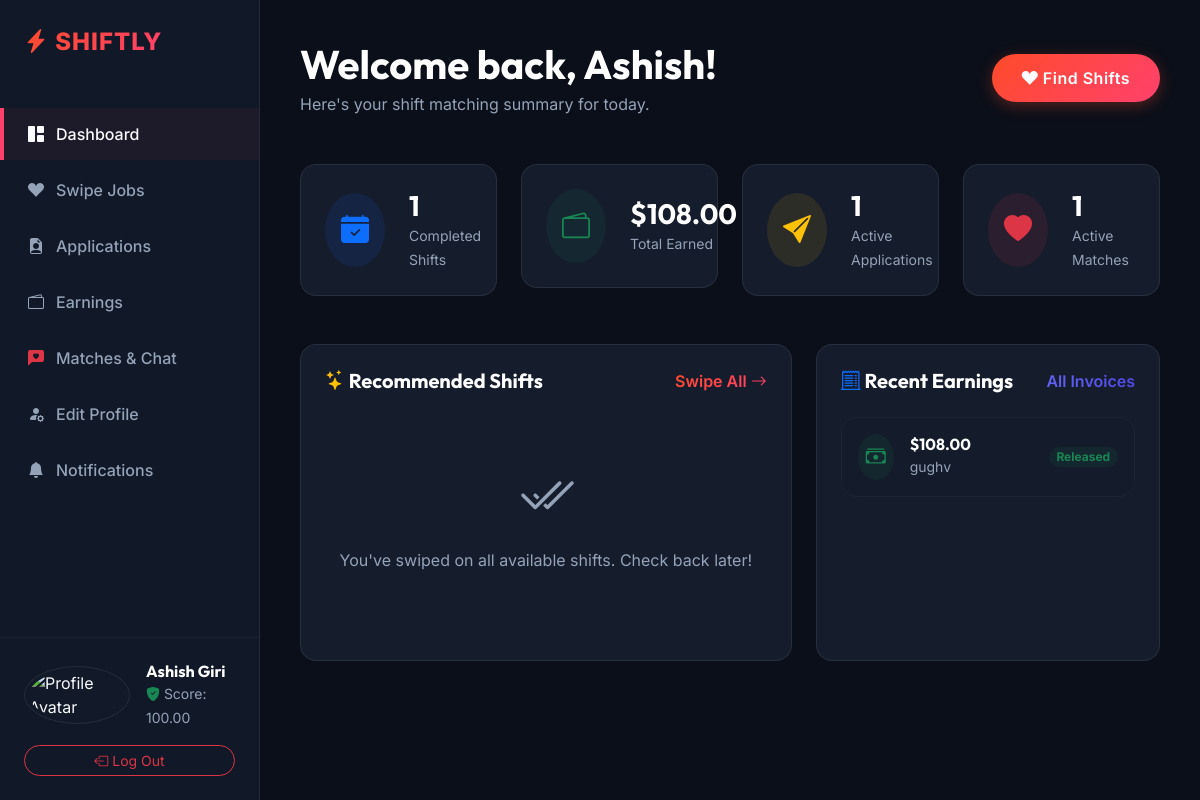
Page /api/v1/students/dashboard/ (signed in) on the earlier database version.
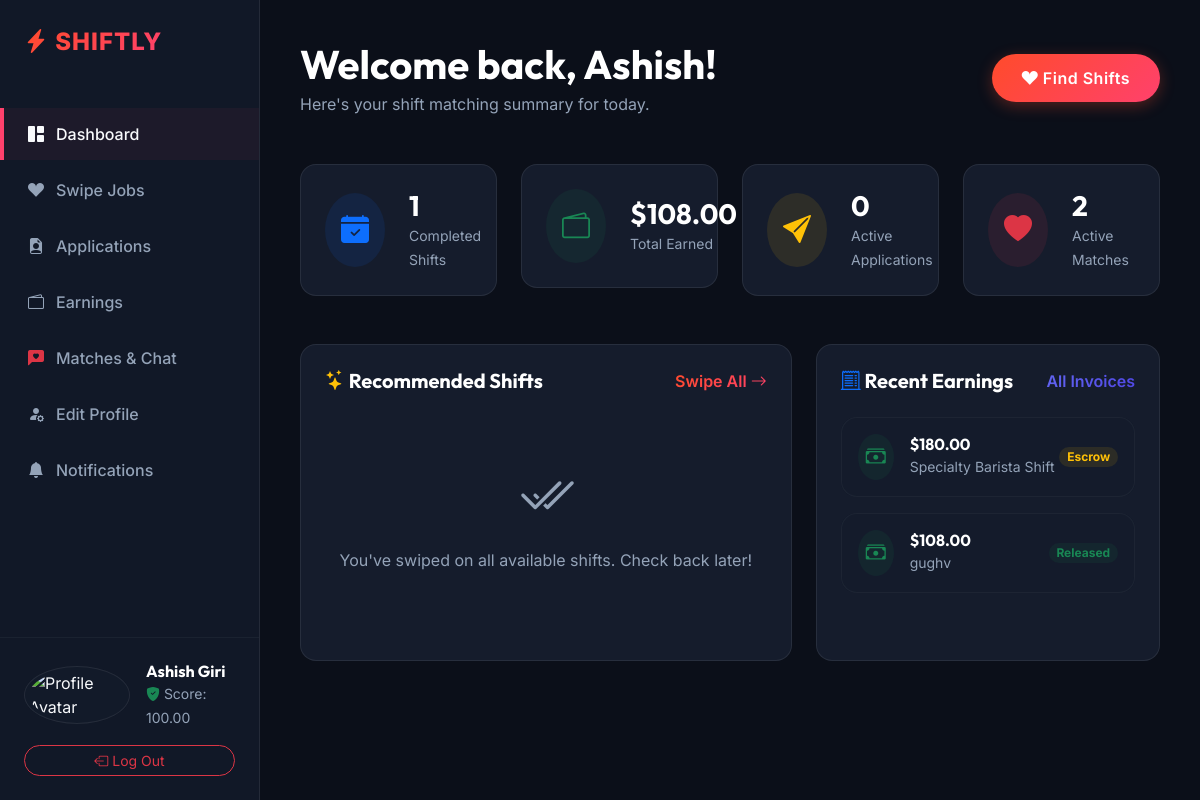
Same page on the later database version.
### businesses/models.py (models this page shows, shortened)
class Earning(models.Model):
    class PaymentStatus(models.TextChoices):
        PENDING = 'pending', 'Pending'
        ESCROW = 'escrow', 'Escrow'
        RELEASED = 'released', 'Released'
        REFUNDED = 'refunded', 'Refunded'
        FAILED = 'failed', 'Failed'
    student = models.ForeignKey('students.StudentProfile', on_delete=models.RESTRICT, related_name='earnings')
    business = models.ForeignKey(BusinessProfile, on_delete=models.RESTRICT, related_name='payments')
    job = models.ForeignKey('jobs.JobPosting', on_delete=models.RESTRICT, related_name='earnings')
    gross_amount = models.DecimalField(max_digits=10, decimal_places=2)
    platform_fee = models.DecimalField(max_digits=10, decimal_places=2)
    net_amount = models.DecimalField(max_digits=10, decimal_places=2)
    payment_status = models.CharField(
        max_length=20,
        choices=PaymentStatus.choices,
        default=PaymentStatus.PENDING
    )
    payout_method = models.CharField(max_length=50, blank=True, null=True)
    transaction_reference = models.CharField(max_length=100, unique=True, blank=True, null=True)
    created_at = models.DateTimeField(auto_now_add=True)
    updated_at = models.DateTimeField(auto_now=True)

### jobs/models.py (models this page shows, shortened)
class JobPosting(models.Model):
    class WorkType(models.TextChoices):
        REMOTE = 'remote', 'Remote'
        HYBRID = 'hybrid', 'Hybrid'
        ONSITE = 'onsite', 'Onsite'
    class RateType(models.TextChoices):
        HOURLY = 'hourly', 'Hourly'
        FIXED = 'fixed', 'Fixed'
    class JobStatus(models.TextChoices):
        DRAFT = 'draft', 'Draft'
        ACTIVE = 'active', 'Active'
        FILLED = 'filled', 'Filled'
        ARCHIVED = 'archived', 'Archived'
        CANCELLED = 'cancelled', 'Cancelled'
    uuid = models.UUIDField(default=uuid.uuid4, editable=False, unique=True)
    business = models.ForeignKey(BusinessProfile, on_delete=models.RESTRICT, related_name='jobs')
    title = models.CharField(max_length=255)
    description = models.TextField()
    work_type = models.CharField(max_length=20, choices=WorkType.choices, default=WorkType.ONSITE)
    location_name = models.CharField(max_length=255)
    latitude = models.DecimalField(max_digits=10, decimal_places=8)
    longitude = models.DecimalField(max_digits=11, decimal_places=8)
    base_pay = models.DecimalField(max_digits=10, decimal_places=2)
    rate_type = models.CharField(max_length=20, choices=RateType.choices, default=RateType.HOURLY)
    start_date = models.DateField()
    end_date = models.DateField()
    shift_start_time = models.TimeField()
    shift_end_time = models.TimeField()
    slots_available = models.PositiveIntegerField(default=1)
    slots_filled = models.PositiveIntegerField(default=0)
    status = models.CharField(max_length=20, choices=JobStatus.choices, default=JobStatus.DRAFT)
    created_at = models.DateTimeField(auto_now_add=True)
    updated_at = models.DateTimeField(auto_now=True)

### students/views.py (the view)
# urls.py: path('dashboard/', StudentDashboardView.as_view(), name='student_dashboard'),
class StudentDashboardView(StudentRequiredMixin, TemplateView):
    template_name = 'students/dashboard.html'
    def get_context_data(self, **kwargs):
        context = super().get_context_data(**kwargs)
        profile = get_object_or_404(StudentProfile, user=self.request.user)
        completed_shifts = Earning.objects.filter(student=profile, payment_status='released').count()
        total_earnings = sum(e.net_amount for e in Earning.objects.filter(student=profile, payment_status='released'))
        active_apps = JobApplication.objects.filter(student=profile).exclude(status__in=['accepted', 'closed', 'rejected', 'withdrawn']).count()
        matches_count = Match.objects.filter(student=profile, status__in=['active', 'hired']).count()
        swiped_job_ids = Swipe.objects.filter(student=profile).values_list('job_id', flat=True)
        recommended_jobs = JobPosting.objects.filter(status='active').exclude(id__in=swiped_job_ids)[:5]
        recent_earnings = Earning.objects.filter(student=profile).order_by('-created_at')[:5]
        context.update({
            'profile': profile,
            'completed_shifts': completed_shifts,
            'total_earnings': total_earnings,
            'active_applications_count': active_apps,
            'matches_count': matches_count,
            'recommended_jobs': recommended_jobs,
            'recent_earnings': recent_earnings,
            'unread_notifications_count': Notification.objects.filter(user=self.request.user, is_read=False).count(),
        })
        return context

### students/views.py (called while the page is built)
    def dispatch(self, request, *args, **kwargs):
        if not request.user.is_authenticated:
            return self.handle_no_permission()
        if request.user.role != 'student' or not request.user.is_active or request.user.status != User.AccountStatus.APPROVED:
            raise PermissionDenied("Only approved students can access this area.")
        return super().dispatch(request, *args, **kwargs)

### templates/students/dashboard.html (shortened to what the changed rows need)
{% extends 'students/base.html' %}
{% block content %}
<div class="container-fluid p-0">
    <div class="d-flex justify-content-between align-items-center mb-5">
        <div>
            <h1 class="text-white mb-1">Welcome back, {{ profile.first_name }}!</h1>
        </div>
    </div>
    <div class="row g-4 mb-5">
        <div class="col-xl-3 col-md-6">
            <div class="dash-card p-4 d-flex align-items-center gap-4">
                <div>
                    <h3 class="text-white mb-0">{{ active_applications_count }}</h3>
                    <small class="text-muted">Active Applications</small>
                </div>
            </div>
        </div>
        <div class="col-xl-3 col-md-6">
            <div class="dash-card p-4 d-flex align-items-center gap-4">
                <div>
                    <h3 class="text-white mb-0">{{ matches_count }}</h3>
                    <small class="text-muted">Active Matches</small>
                </div>
            </div>
        </div>
    </div>
    <div class="row g-4">
        <div class="col-lg-5">
            <div class="dash-card p-4 h-100">
                {% if recent_earnings %}
                    <div class="d-flex flex-column gap-3">
                        {% for e in recent_earnings %}
                            <div class="p-3 bg-glass border border-secondary border-opacity-10 rounded-4 d-flex justify-content-between align-items-center">
                                <div class="d-flex align-items-center gap-3">
                                    <div class="bg-success bg-opacity-10 text-success rounded-circle p-2 fs-5"><i class="bi bi-cash-stack"></i></div>
                                    <div>
                                        <h6 class="text-white mb-0">${{ e.net_amount }}</h6>
                                        <small class="text-muted">{{ e.job.title }}</small>
                                    </div>
                                </div>
                                <span class="badge {% if e.payment_status == 'released' %}bg-success{% else %}bg-warning{% endif %} bg-opacity-10 text-{% if e.payment_status == 'released' %}success{% else %}warning{% endif %} px-2.5 py-1 rounded-pill">
                                    {{ e.payment_status|capfirst }}
                                </span>
                            </div>
                        {% endfor %}
                    </div>
                {% else %}
                    <div class="text-center py-5">
                        <i class="bi bi-wallet2 text-muted display-4"></i>
                        <p class="text-muted mt-3">No transactions found. Matched shifts appear here.</p>
                    </div>
                {% endif %}
            </div>
        </div>
    </div>
</div>
{% endblock %}

Differences in the rows shown:
added Earning: net_amount "180.00", job "Specialty Barista Shift", payment_status "Escrow"
Other differences:
{{ active_applications_count }}: "1" → "0"
{{ matches_count }}: "1" → "2"
